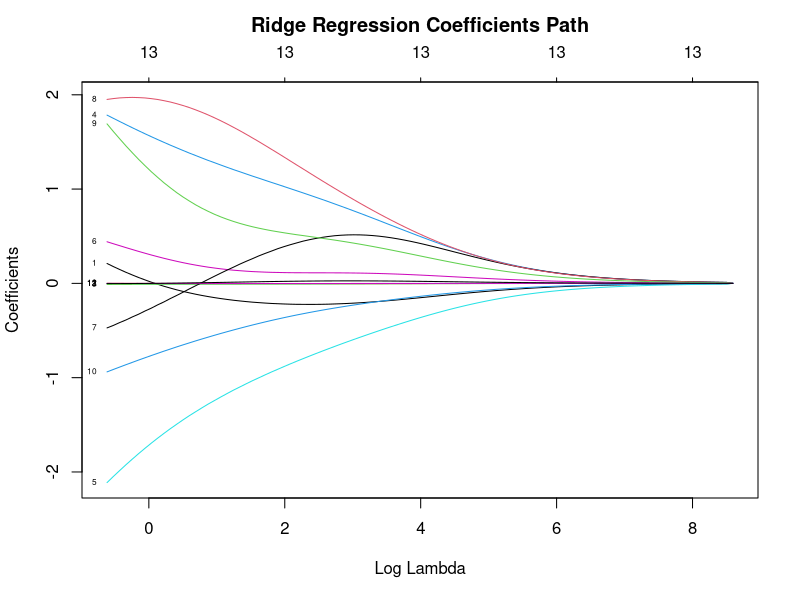
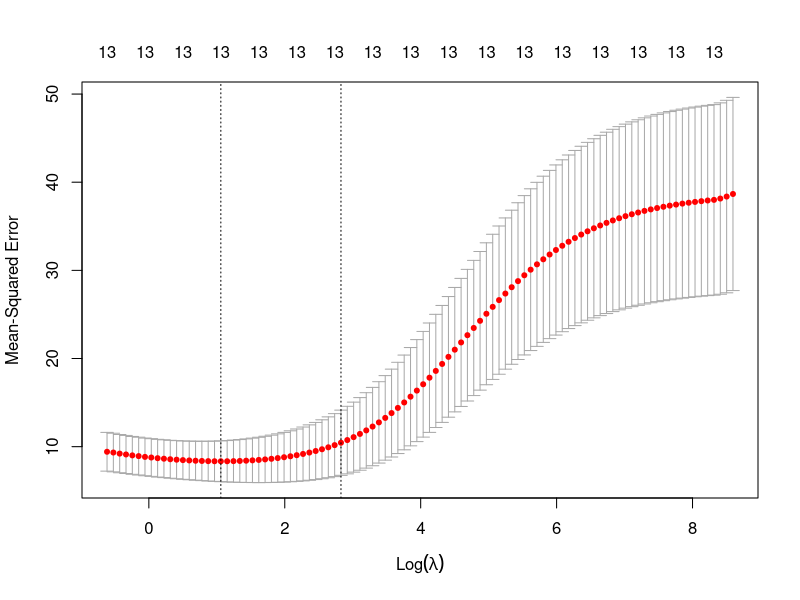
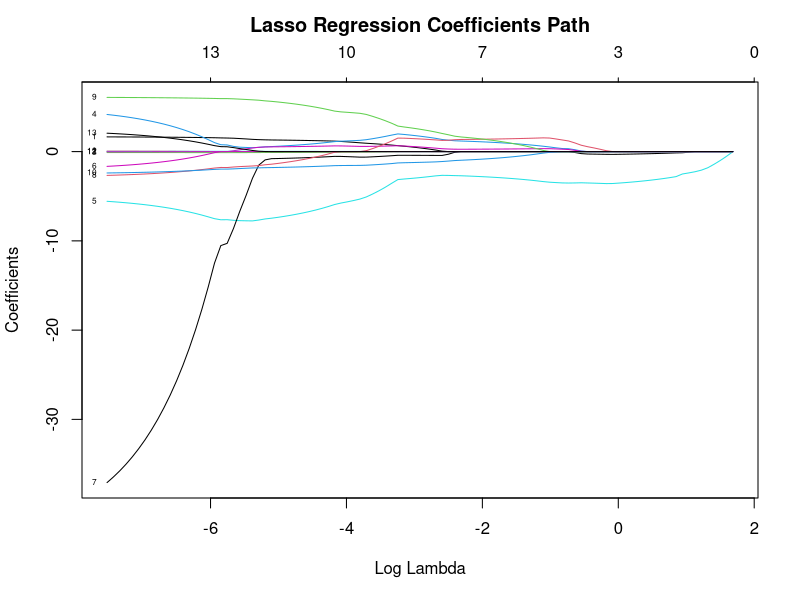
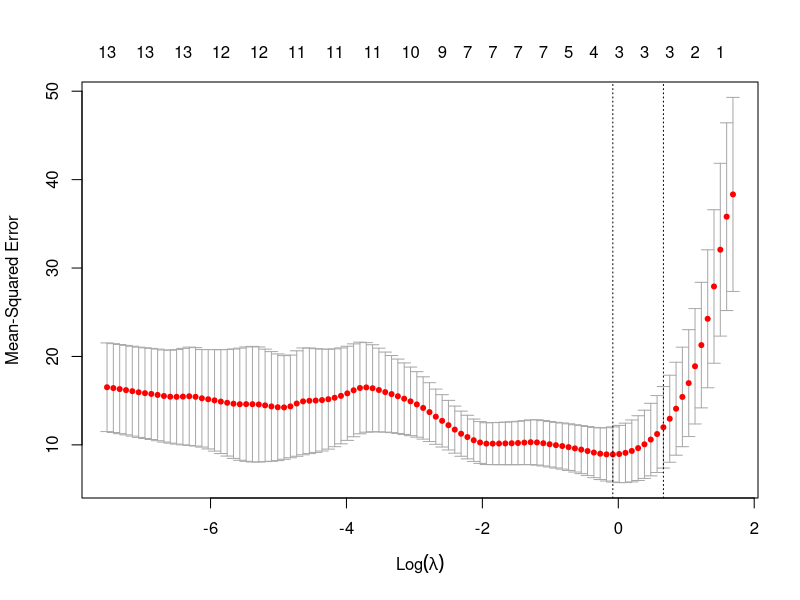

Reproduce these figures in R, in order.
## ---- chunk 1
knitr::opts_chunk$set(echo = TRUE, message = FALSE, warning = FALSE)
library(tidyverse)
library(glmnet)
library(caret)
set.seed(42)
## ---- chunk 2
# 加载数据
data(mtcars)

# 生成一些交互项以增加复杂度和共线性
mtcars_ext <- mtcars %>%
  mutate(
    wt_hp = wt * hp,
    drat_disp = drat * disp,
    qsec_vs = qsec * vs
  )

# 定义自变量矩阵 (x) 和因变量向量 (y)
# 注意：glmnet 默认会自动进行标准化，所以这里不需要手动 scale
x <- as.matrix(mtcars_ext %>% select(-mpg))
y <- mtcars_ext$mpg

# 划分训练集和测试集
set.seed(123)
train_index <- createDataPartition(y, p = 0.7, list = FALSE)
x_train <- x[train_index, ]
y_train <- y[train_index]
x_test <- x[-train_index, ]
y_test <- y[-train_index]

dim(x_train)
## ---- chunk 3
# 训练岭回归模型
# alpha = 0 表示 Ridge
fit_ridge <- glmnet(x_train, y_train, alpha = 0)

# 绘制系数随 lambda 变化的路径图
plot(fit_ridge, xvar = "lambda", label = TRUE)
title("Ridge Regression Coefficients Path", line = 2.5)
## ---- chunk 4
# 交叉验证
set.seed(123)
cv_ridge <- cv.glmnet(x_train, y_train, alpha = 0)

# 绘制 CV 误差图
plot(cv_ridge)

# 查看最佳 lambda
best_lambda_ridge <- cv_ridge$lambda.min
cat("最佳 Lambda (min):", best_lambda_ridge, "\n")
## ---- chunk 5
# 预测
pred_ridge <- predict(cv_ridge, s = best_lambda_ridge, newx = x_test)

# 计算 RMSE
rmse_ridge <- sqrt(mean((y_test - pred_ridge)^2))
cat("Ridge RMSE:", rmse_ridge, "\n")
## ---- chunk 6
# 训练 Lasso 模型
fit_lasso <- glmnet(x_train, y_train, alpha = 1)

# 绘制系数路径图
plot(fit_lasso, xvar = "lambda", label = TRUE)
title("Lasso Regression Coefficients Path", line = 2.5)
## ---- chunk 7
set.seed(123)
cv_lasso <- cv.glmnet(x_train, y_train, alpha = 1)

plot(cv_lasso)

best_lambda_lasso <- cv_lasso$lambda.min
cat("最佳 Lambda (min):", best_lambda_lasso, "\n")
## ---- chunk 8
# 提取系数
coef_lasso <- coef(cv_lasso, s = best_lambda_lasso)

# 转换为数据框展示非零系数
coef_df <- as.data.frame(as.matrix(coef_lasso))
colnames(coef_df) <- "Coefficient"
coef_df %>% 
  filter(Coefficient != 0) %>% 
  arrange(desc(abs(Coefficient)))
## ---- chunk 9
pred_lasso <- predict(cv_lasso, s = best_lambda_lasso, newx = x_test)
rmse_lasso <- sqrt(mean((y_test - pred_lasso)^2))
cat("Lasso RMSE:", rmse_lasso, "\n")
## ---- chunk 10
# 训练 Elastic Net (alpha = 0.5)
set.seed(123)
cv_elnet <- cv.glmnet(x_train, y_train, alpha = 0.5)
best_lambda_elnet <- cv_elnet$lambda.min

pred_elnet <- predict(cv_elnet, s = best_lambda_elnet, newx = x_test)
rmse_elnet <- sqrt(mean((y_test - pred_elnet)^2))
cat("Elastic Net (alpha=0.5) RMSE:", rmse_elnet, "\n")
## ---- chunk 11
results <- data.frame(
  Model = c("Ridge", "Lasso", "Elastic Net"),
  RMSE = c(rmse_ridge, rmse_lasso, rmse_elnet)
)

results %>% 
  arrange(RMSE) %>%
  knitr::kable(digits = 3, caption = "模型性能对比 (RMSE)")
